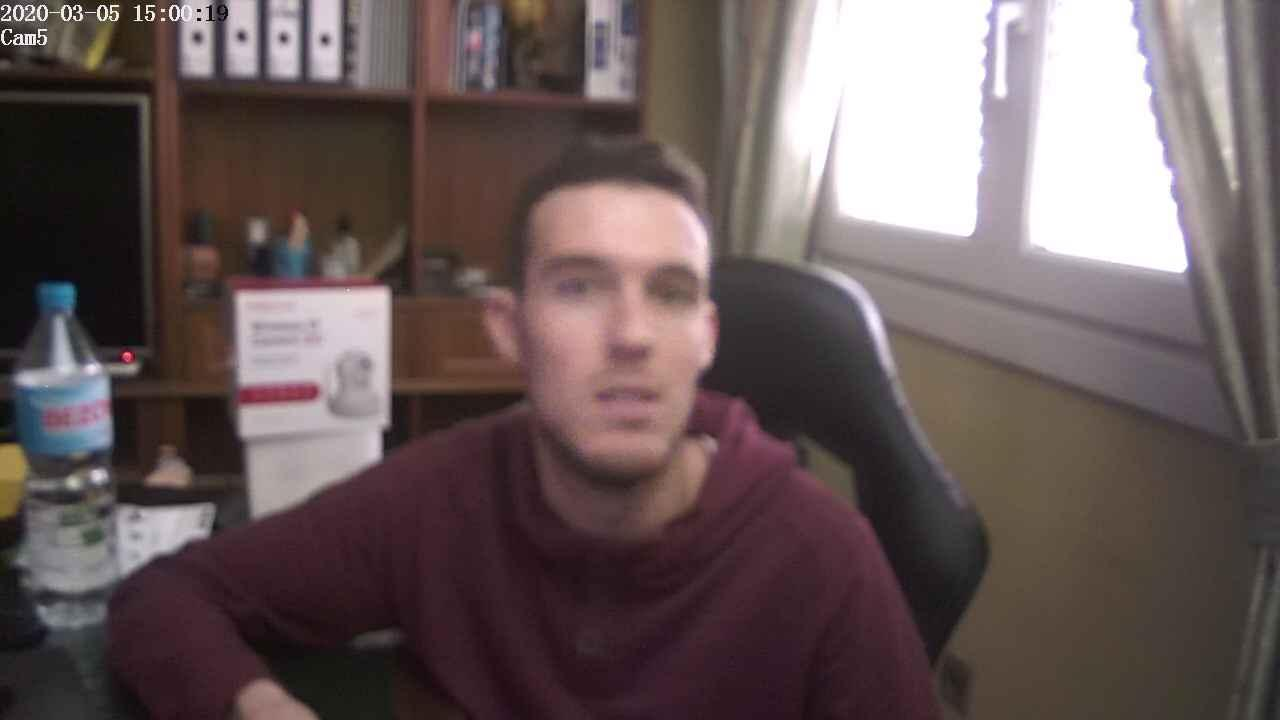
#> input picture training-data/Persona_1/test13.jpeg, 1280 x 720 px; its folder holds only this picture in this run
$ python face_recognition.py
#> lines starting #> are read from the running program, lines starting #| are printed output that depends on the picture
import cv2
import os
import io
import numpy as np
import modules.foscam_webcams as camIO
from PIL import Image
import time

#Funcion para preparar las listas de personas y etiquetas para el entrenamiento
def prepare_training_data(data_folder_path):

    #Se hace un listado de los directorios que hay en la ruta 'data_folder_path'
#> called with data_folder_path = 'training-data'
    directories = os.listdir(data_folder_path)

    #Lista para guardar las caras para el entrenamiento
    faces = []

    #Lista para guardar las etiquetas asociadas a las caras de la lista anterior
    labels = []

    #Recorremos cada uno de los directorios que se encuentran en la ruta 'data_folder_path'
    for dir_name in directories:

        #Los directorios que contienen imagenes de caras para el entrenamiento tienen el prefijo 'Persona_'
        if dir_name.startswith("Persona_"):

            #Obtenemos la etiqueta del nombre del directorio que contiene la persona
            #Formato del nombre del directorio => Persona_'etiqueta'
            #Quitando el prefijo 'Persona_' del nombre del directorio obtenemos la etiqueta
            label = int(dir_name.replace("Persona_", ""))

            #Creamos la ruta del directorio que contiene a una persona concatenando el directorio raiz 'data_folder_path' con el nombre del directorio de una persona
            subject_dir_path = data_folder_path + "/" + dir_name

            #Obtenemos la lista de imagenes de caras de una persona de su directorio
            subject_images_names = os.listdir(subject_dir_path)

            #Entramos en la ruta de cada imagen, la leemos, detectamos caras y añadimos la cara y la etiqueta a sus respectivos arrays de salida
            for image_name in subject_images_names:

                #Creamos la ruta a la imagen concatenando la ruta raiz de la persona con el nombre de la imagen
                image_path = subject_dir_path + "/" + image_name

                #Leemos la imagen
                image = cv2.imread(image_path)
#> image is the input picture: shape (720, 1280, 3); mean B, G, R 89.9, 89.7, 104.2

                #Mensaje informativo de que imagen esta siendo procesada
                print("Training on image: ", image_name)

                #Obtenemos la lista de caras detectadas en la imagen
                detected_faces = detect_face(image)
#> in detect_face, `gray = cv2.cvtColor(img, cv2.COLOR_BGR2GRAY)`:
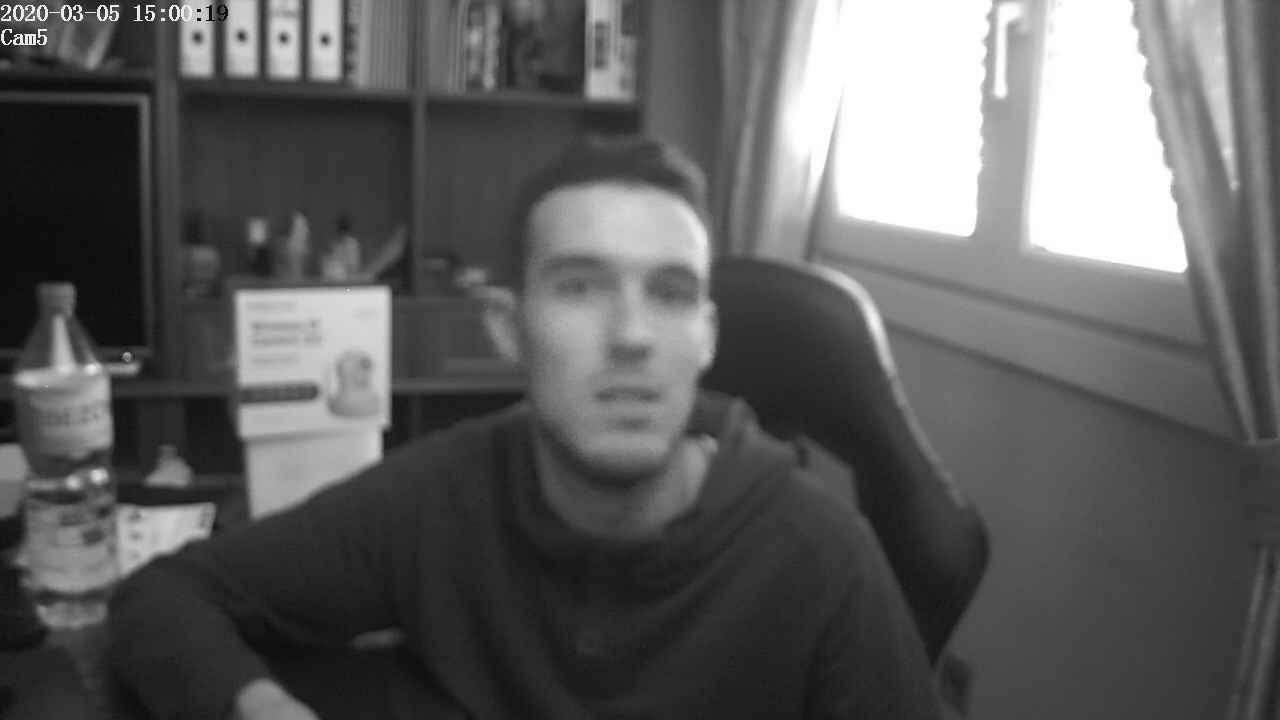
#> gray: shape (720, 1280); min 1, max 255, mean 94.1
#> in detect_face, `faces_detected = face_cascade.detectMultiScale(gray, scaleFactor=1.25)`: faces_detected = [[503, 189, 253, 253]]
#> the loop in detect_face, `for element in faces_detected:` made 1 pass
#> pass 1, in detect_face, `cv2.imshow("Test", gray[y:y+w, x:x+h])`:
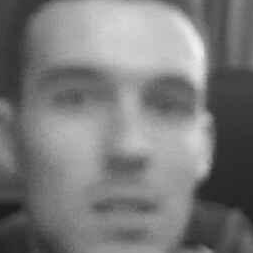
#> window 'Test': shape (253, 253); min 26, max 240, mean 122.5
#> after the loop in detect_face, `for element in faces_detected:`: faces_info = 1 item
#> detected_faces = 1 item

                #Si no se han detectado caras, se pasa a la siguiente imagen; en caso contrario se añaden la cara y la etiqueta a sus respectivos arrays de salida
                if detected_faces is None:
                    continue
                else:
                    for face in detected_faces:
                        #Se añade la cara a su array de salida
                        faces.append(face)
                        #Se añade la etiqueta a su array de salida
                        labels.append(label)
#> this loop made 1 pass
#> after the loop, faces = 1 item; labels = [1]
#> pass 2 of the loop in prepare_training_data, `for dir_name in directories:`:
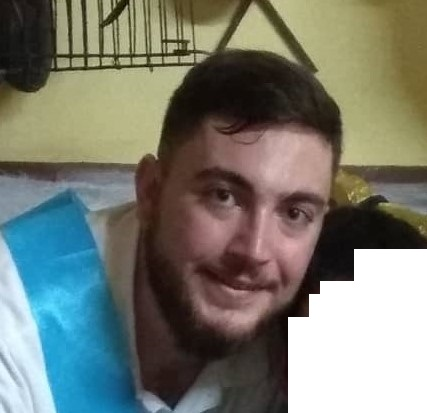
#> input picture training-data/Persona_2/imagenTestPepe.jpg, 427 x 413 px
#> in prepare_training_data, image is the input picture: shape (413, 427, 3); mean B, G, R 112.8, 122.3, 119.5
#> in detect_face (call 2), `gray = cv2.cvtColor(img, cv2.COLOR_BGR2GRAY)`:
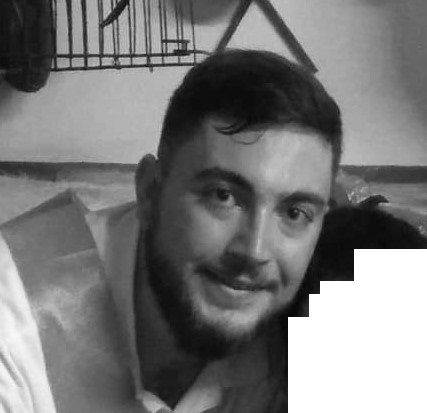
#> gray: shape (413, 427); min 7, max 255, mean 120.4
#> faces_detected = [[166, 128, 188, 188]]
#> the loop in detect_face (call 2), `for element in faces_detected:` made 1 pass
#> pass 1, in detect_face (call 2), `cv2.imshow("Test", gray[y:y+w, x:x+h])`:
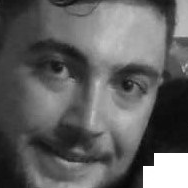
#> window 'Test': shape (188, 188); min 7, max 255, mean 97.2
#> the loop in prepare_training_data, `for face in detected_faces:` made 1 pass
#> after the loop in prepare_training_data, `for face in detected_faces:`: faces = 2 items; labels = [1, 2]

    return faces, labels

#Funcion para detectar caras en la imagen 'img'
def detect_face(img):

    #Pasamos la imagen a escala de grises, esto es necesario para realizar el procesamiento
    gray = cv2.cvtColor(img, cv2.COLOR_BGR2GRAY)

    """
    print("Tamaño original : ", gray.shape)

    #Escala nueva imagen
    scale_percent = 75
    width = int(gray.shape[1] * (scale_percent / 100))
    height = int(gray.shape[0] * (scale_percent / 100))
    dim = (width, height)
    #Redimensionar imagen
    resized = cv2.resize(gray, dim, interpolation = cv2.INTER_AREA)

    print("Tamaño disminuido : ", resized.shape)

    #Ecualizacion del histograma (para suavizar los cambios de iluminacion)
    #equ = cv2.equalizeHist(resized)

    #Aplicando filtro bilatreal para realizar un suavizado de la imagen
    #blur = cv2.bilateralFilter(equ,9,75,75)
    """

    #Para ver las caras que se detectan
    cv2.imshow("Test", gray)
    cv2.waitKey(250)

    #El clasificador Haar es mas preciso pero mas lento de procesamiento
    #face_cascade = cv2.CascadeClassifier(cv2.data.haarcascades + "haarcascade_frontalface_default.xml")
    face_cascade = cv2.CascadeClassifier(cv2.data.haarcascades + "haarcascade_frontalface_alt.xml")
    #face_cascade = cv2.CascadeClassifier(cv2.data.haarcascades + "haarcascade_frontalface_alt2.xml")
    #face_cascade = cv2.CascadeClassifier(cv2.data.haarcascades + "haarcascade_frontalface_alt_tree.xml")

    #Obtenemos la lista de imagenes detectadas
    faces_detected = face_cascade.detectMultiScale(gray, scaleFactor=1.25)

    #Si no hay caras detectadas devolvemos None
    if (len(faces_detected) == 0):
        return None

    #Lista para guardar la informacion de cada una de las caras detectadas
    faces_info = []

    #Recorremos cada una de las caras detectadas
    for element in faces_detected:

        #Posiciones dentro de la imagen de la cara detectada
        x, y, w, h = element

        #Añadimos unicamente la parte de la imagen donde se encuentra la cara
        faces_info.append(gray[y:y+w, x:x+h])

        #Para ver las caras que se detectan
        cv2.imshow("Test", gray[y:y+w, x:x+h])
        cv2.waitKey(250)

    return faces_info

#Funcion para reconocer a la persona que se halla en la imagen pasada
def predict(img):

    #Detectamos caras en la imagen
    face_list = detect_face(img)

    #Si no hay caras detectadas devolvemos None
    if face_list is None:
        return None

    #Lista para guardar la informacion de cada una de las caras identificadas
    people_identified = []

    #Recorremos cada una de las caras detectadas
    for face in face_list:

        #Usamos el reconocedor para identificar la cara detectada
        info_recognizer = face_recognizer.predict(face)

        #Lista para guardar la informacion de la persona identificada
        person = []

        #Obtenemos la etiqueta correspondiente a la persona identificada
        label_text = nombre_personas[info_recognizer[0]]

        #Añadimos la etiqueta a la persona identificada
        person.append(label_text)

        #Añadimos la confiabilidad a la persona identificada
        person.append(info_recognizer[1])

        #Añadimos la persona a la lista de personas identificadas
        people_identified.append(person)

    return people_identified

#Nombre asociado a cada etiqueta: 0 => Nadie | 1 => Manuel
nombre_personas = ["", "Manuel"]


#Obtenemos las listas necesarias para el entrenamiento
print("Preparing training data...")
faces, labels = prepare_training_data("training-data")
#> faces = 2 items; labels = [1, 2]
print("Data prepared")

#Mostramos el total de caras y etiquetas obtenido (debe ser el mismo, una etiqueta por cara)
print("Total faces: ", len(faces))
#| Total faces:  2
print("Total labels: ", len(labels))
#| Total labels:  2

#Creamos el reconocedor facial LBPH
face_recognizer = cv2.face.LBPHFaceRecognizer_create(radius=1, neighbors=8)

#Creamos el reconocedor facial EigenFaceRecognizer
#face_recognizer = cv2.face.EigenFaceRecognizer_create()

#Creamos el reconocedor facial FisherFaceRecognizer
#face_recognizer = cv2.face.FisherFaceRecognizer_create()

#Entrenamos el reconocedor con las dos listas obtenidas anteriormente
print("Starting training...")
face_recognizer.train(faces, np.array(labels))
print("Training finished")

print("\nSTARTING FACIAL RECOGNITION PROCESS")

# URL de acceso a la camara en mi casa
url_pruebas_casa = "http://192.168.1.50:88/cgi-bin/CGIProxy.fcgi?"

# URL de acceso a la camara de la TV
url_cam_tv = "http://192.168.7.226:8895/cgi-bin/CGIProxy.fcgi?"

while True:
    #Obtenemos un frame de la camara IP
#> (the run stopped early here; a loop or call above may not have finished)
